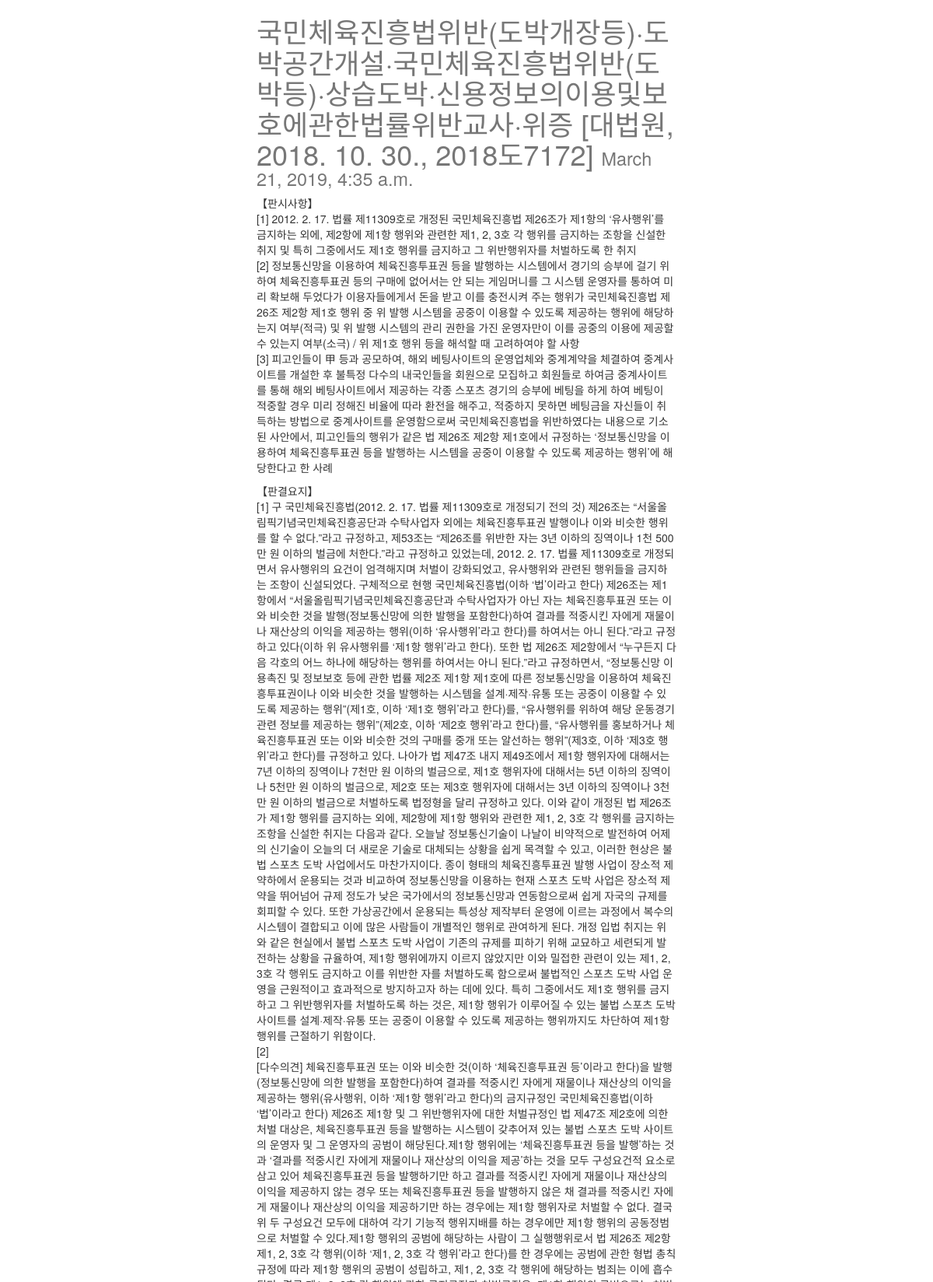
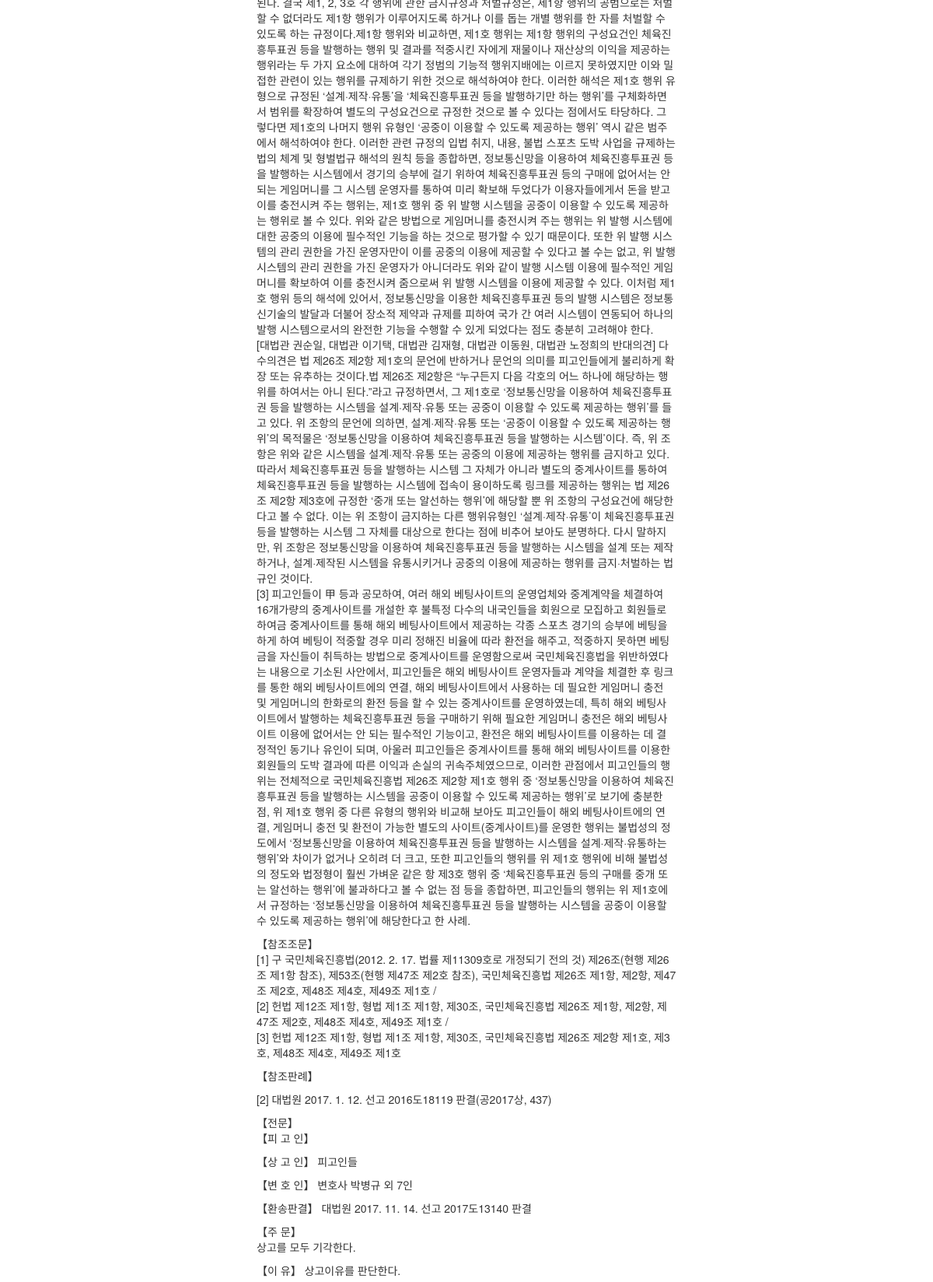
The app's page /posts/19/ (upper part) with its own data (2 pictures, top to bottom).
### posts/models.py (models this page shows, shortened)
class Post(models.Model):
    title = models.CharField(max_length=120)
    image = models.ImageField(upload_to=upload_location,
            null=True, blank=True,
            width_field='width_field',
            height_field='height_field')
    height_field = models.IntegerField(default=0)
    width_field = models.IntegerField(default=0)
    content = models.TextField()
    updated = models.DateTimeField(auto_now=True, auto_now_add=False)
    timestamp = models.DateTimeField(auto_now=False, auto_now_add=True)
    class Meta:
        ordering = ["-timestamp", "-updated"]

### posts/views.py (the view)
# urls.py: url(r'^(?P<id>\d+)/$', post_detail, name='detail'),
def post_detail(request, id=None):
	instance = get_object_or_404(Post, id=id)
	context = {
		"title": instance.title,
		"instance": instance,
	}
	return render(request, "post_detail.html", context)

### templates/post_detail.html (shortened to what this page needs)
{% extends "base.html" %}
{% block content %}
<div class="col-sm-6 col-sm-offset-3">
<h1>{{ title }} <small>{{ instance.timestamp }}</small></h1>
{{ instance.content|linebreaks }}<br/>
</div>
{% endblock content %}

### static/css/base.css (style rules this page uses)
h1 { color: #777777; }

### records on screen
Post: title "국민체육진흥법위반(도박개장등)·도박공간개설·국민체육진흥법위반(도박등)·상습도박·신용정보의이용및보호에관한법률위반교사·위증 [대법원, 2018. 10. 30., 2018도7172]", timestamp "March 21, 2019, 4:35 a.m.", content "【판시사항】 [1] 2012. 2. 17. 법률 제11309호로 개정된 국민체육진흥법 제26조가 제1항의 ‘유사행위’를 금지하는 외에, 제2항에 제1항 행위와 관련한 제1, 2, 3호 각 행위를 금지하는 조항을 신설한 취지 및 특히 그중에서도 제1호 행위를 금지하고 그 위반행위자를 처벌하도록 한 취지 [2] 정보통신망을 이용하여 체육진흥투표권 등을 발행하는 시스템에서 경기의 승부에 걸기 위하여 체육진흥투표권 등의 구매에 없어서는 안 되는 게임머니를 그 시스템 운영자를 통하여 미리 확보해 두었다가 이용자들에게서 돈을 받고 이를 충전시켜 주는 행위가 국민체육진흥법 제26조 제2항 제1호 행위 중 위 발행 시스템을 공중이 이용할 수 있도록 제공하는 행위에 해당하는지 여부(적극) 및 위 발행 시스템의 관리 권한을 가진 운영자만이 이를 공중의 이용에 제공할 수 있는지 여부(소극) / 위 제1호 행위 등을 해석할 때 고려하여야 할 사항 [3] 피고인들이 甲 등과 공모하여, 해외 베팅사이트의 운영업체와 중계계약을 체결하여 중계사이트를 개설한 후 불특정 다수의 내국인들을 회원으로 모집하고 회원들로 하여금 중계사이트를 통해 해외 베팅사이트에서 제공하는 각종 스포츠 경기의 승부에 베팅을 하게 하여 베팅이 적중할 경우 미리 정해진 비율에 따라 환전을 해주고, 적중하지 못하면 베팅금을 자신들이 취득하는 방법으로 중계사이트를 운영함으로써 국민체육진흥법을…"
